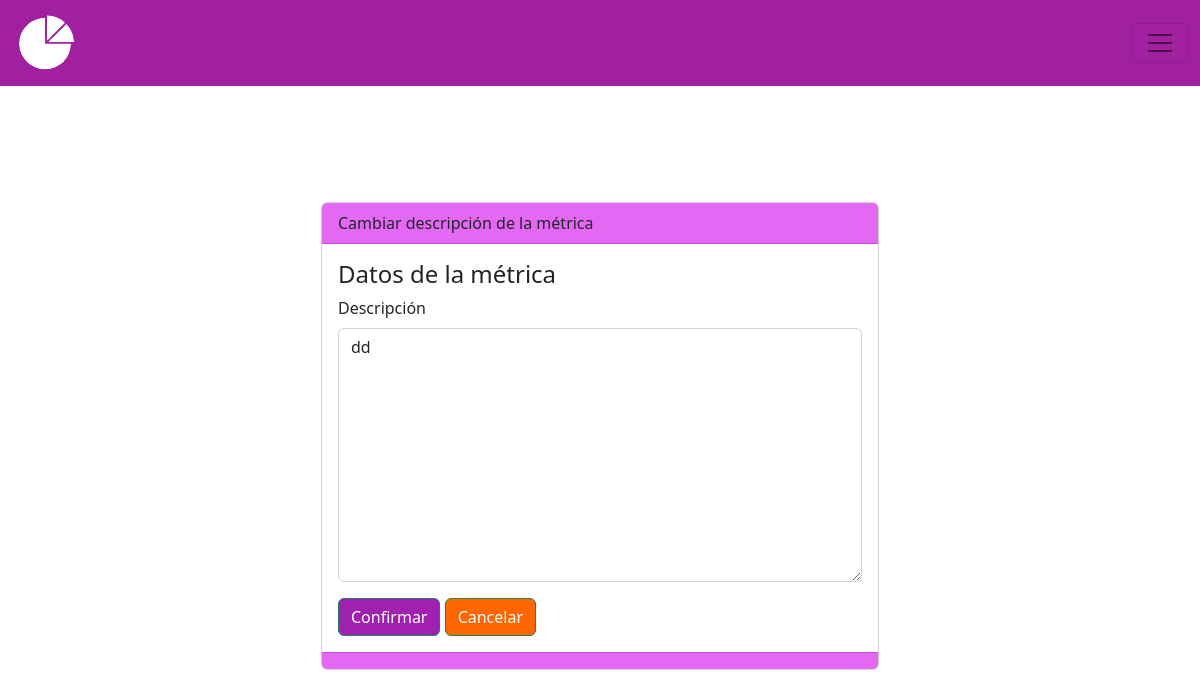
The app's page /metricas/editar/1, older data.
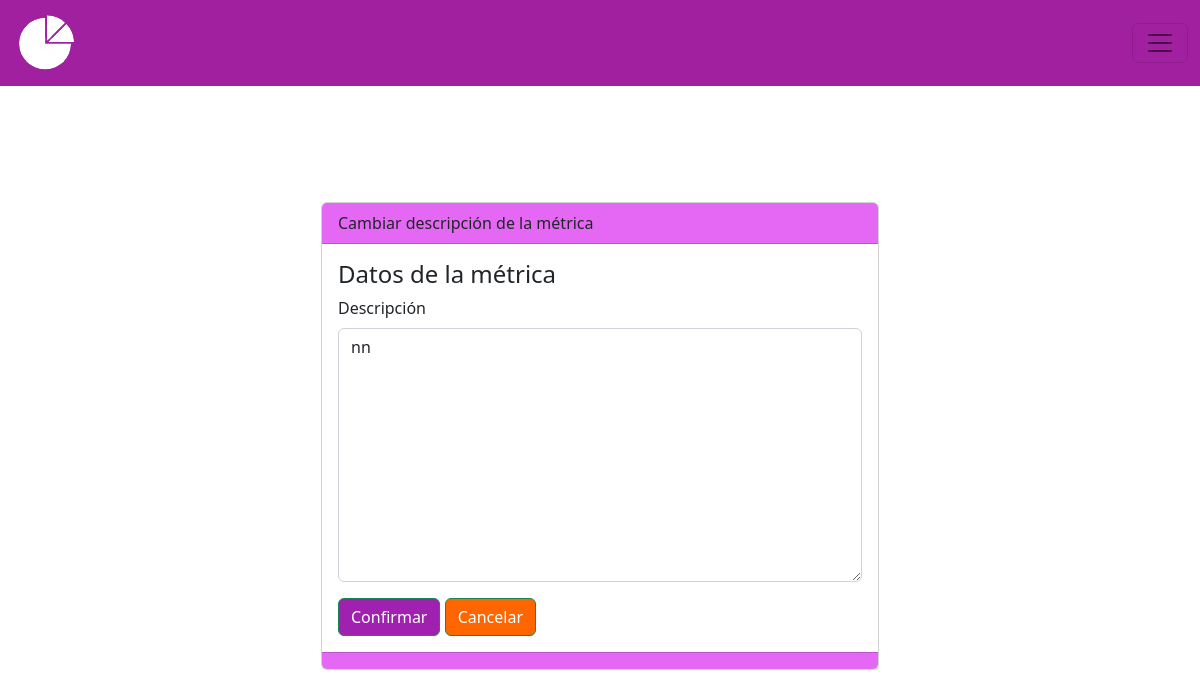
The same page, newer data.
### MIReApp/models.py (models this page shows, shortened)
class Metrica(models.Model):
    id = models.AutoField(primary_key=True)
    titulo = models.CharField(max_length=100,
                              verbose_name='Título',
                              unique= True,
                              validators= [
                                  RegexValidator(regex= r'^[a-zA-Z\s]*$',
                                                 message="El nombre no puede contener caracteres especiales.",
                                                 code='invalid_nombre')
                              ])
    descripcion = models.TextField(max_length=100, verbose_name='Descripción', null=True)
    unidad_medida = models.CharField(max_length=100,
                                        verbose_name='Unidad de Medida',
                                        validators= [
                                            RegexValidator(regex= r'^[a-zA-Z\s]*$',
                                                            message="La unidad de medida no puede contener caracteres especiales",
                                                            code='invalid_nombre')
                                        ])
    valor = models.IntegerField(verbose_name='Valor', validators=[MinValueValidator(0, message="El valor no puede ser negativo")], default=0)
    frecuencia = models.CharField(max_length=10, choices=FRECUENCIAS)
    year = models.PositiveIntegerField(blank=True, null=True,verbose_name='Ingrese año:')

### MIReApp/views.py (the view)
# urls.py: path('metricas/editar/<int:id>', views.editar_metricas, name='editar'),
def editar_metricas(request, id):
    metrica = get_object_or_404(Metrica, id=id)
    formulario = MetricaFormEditar(request.POST or None, request.FILES or None, instance=metrica)
    if request.method == 'POST':
        formulario = MetricaFormEditar(request.POST, instance=metrica)
        if formulario.is_valid():
            formulario.save()
        return redirect('metricas')
    else:
        form = MetricaForm(instance = metrica)
    return render(request, 'metricas/editar.html', {'formulario': formulario})

### MIReApp/forms.py
class MetricaFormEditar(forms.ModelForm):
    class Meta:
        model = Metrica
        fields = ['descripcion']
    def __init__(self, *args, **kwargs):
        super().__init__(*args, **kwargs)
        for i in self.fields:
            self.fields[i].widget.attrs.update({'class':'form-control'})

### MIReApp/templates/metricas/editar.html (shortened to what this page needs)
{% extends "base.html" %}
{% block contenido %}
<center>
    <br>
    <br>
<div class="card col-md-6" style="text-align: left;">
    <div class="card-header" style="background-color: #e468f4;">
        Cambiar descripción de la métrica
    </div>
    <div class="card-body">
        <h4 class="card-title">Datos de la métrica</h4>
        {%  include 'metricas/form.html' %}
    </div>
    <div class="card-footer text-muted" style="background-color: #e468f4;">
    </div>
</div>
</center>
{% endblock %}

### MIReApp/templates/metricas/form.html (shortened to what this page needs)
<form enctype="multipart/form-data" method="post">
  {% for campo in formulario %}
    <div class="mb-3">
      <label for="{{ campo.id_for_label }}" class="form-label">{{ campo.label }}</label>
      {{ campo }}
    </div>
  {% endfor %}
  <input name="" id="" class="btn btn-success" style="background-color: #a020b0;" type="submit" value="Confirmar">
  <a name="" id="" class="btn btn-success" style="background-color: #f60" href="{% url 'metricas' %}" role="button">Cancelar</a>
</form>

Row changes from the older to the newer data that the page shows:
changed Metrica: descripcion "dd" → "nn"
